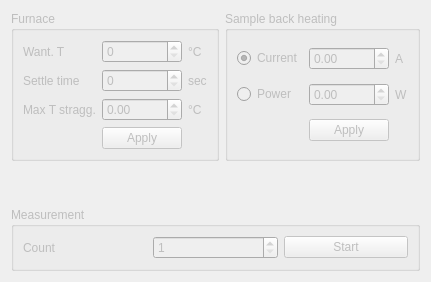
      <widget class="QWidget" name="manualTab">
       <property name="enabled">
        <bool>false</bool>
       </property>
       <attribute name="title">
        <string>Manual Mode</string>
       </attribute>
       <layout class="QGridLayout" name="gridLayout_8">
        <item row="0" column="0">
         <widget class="QGroupBox" name="groupBox_2">
          <property name="title">
           <string>Furnace</string>
          </property>
          <layout class="QGridLayout" name="gridLayout_2">
           <item row="0" column="0">
            <widget class="QLabel" name="label">
             <property name="text">
              <string>Want. T</string>
             </property>
            </widget>
           </item>
           <item row="0" column="2">
            <widget class="QLabel" name="label_3">
             <property name="text">
              <string>°C</string>
             </property>
            </widget>
           </item>
           <item row="0" column="1">
            <widget class="QSpinBox" name="manualFurnaceTSpinBox">
             <property name="statusTip">
              <string>Furnace target temperature</string>
             </property>
             <property name="maximum">
              <number>9999</number>
             </property>
            </widget>
           </item>
           <item row="1" column="1">
            <widget class="QSpinBox" name="manualSettleTimeSpinBox">
             <property name="maximum">
              <number>9999</number>
             </property>
            </widget>
           </item>
           <item row="1" column="0">
            <widget class="QLabel" name="label_19">
             <property name="text">
              <string>Settle time</string>
             </property>
            </widget>
           </item>
           <item row="1" column="2">
            <widget class="QLabel" name="label_20">
             <property name="text">
              <string>sec</string>
             </property>
            </widget>
           </item>
           <item row="3" column="1">
            <widget class="QPushButton" name="manualApplyFurnacePushButton">
             <property name="text">
              <string>Apply</string>
             </property>
            </widget>
           </item>
           <item row="2" column="0">
            <widget class="QLabel" name="label_79">
             <property name="text">
              <string>Max T stragg.</string>
             </property>
            </widget>
           </item>
           <item row="2" column="1">
            <widget class="QDoubleSpinBox" name="manualMaxTStragglingDoubleSpinBox"/>
           </item>
           <item row="2" column="2">
            <widget class="QLabel" name="label_80">
             <property name="text">
              <string>°C</string>
             </property>
            </widget>
           </item>
          </layout>
         </widget>
        </item>
        <item row="0" column="1">
         <widget class="QGroupBox" name="groupBox_3">
          <property name="title">
           <string>Sample back heating</string>
          </property>
          <layout class="QGridLayout" name="gridLayout_3">
           <item row="0" column="1">
            <widget class="QDoubleSpinBox" name="manualSampleIDoubleSpinBox">
             <property name="singleStep">
              <double>0.010000000000000</double>
             </property>
            </widget>
           </item>
           <item row="0" column="2">
            <widget class="QLabel" name="label_6">
             <property name="text">
              <string>A</string>
             </property>
            </widget>
           </item>
           <item row="0" column="0">
            <widget class="QRadioButton" name="manualModeCurrentRadioButton">
             <property name="text">
              <string>Current</string>
             </property>
             <property name="checked">
              <bool>true</bool>
             </property>
            </widget>
           </item>
           <item row="1" column="0">
            <widget class="QRadioButton" name="manualModePowerRadioButton">
             <property name="enabled">
              <bool>false</bool>
             </property>
             <property name="text">
              <string>Power</string>
             </property>
            </widget>
           </item>
           <item row="1" column="1">
            <widget class="QDoubleSpinBox" name="manualSamplePDoubleSpinBox"/>
           </item>
           <item row="1" column="2">
            <widget class="QLabel" name="label_5">
             <property name="text">
              <string>W</string>
             </property>
            </widget>
           </item>
           <item row="2" column="1">
            <widget class="QPushButton" name="manualApplySamplePushButton">
             <property name="text">
              <string>Apply</string>
             </property>
            </widget>
           </item>
          </layout>
         </widget>
        </item>
        <item row="3" column="0" colspan="2">
         <widget class="QGroupBox" name="groupBox_11">
          <property name="title">
           <string>Measurement</string>
          </property>
          <layout class="QGridLayout" name="gridLayout_17">
           <item row="0" column="1">
            <widget class="QSpinBox" name="manualCountSpinBox">
             <property name="minimum">
              <number>1</number>
             </property>
             <property name="maximum">
              <number>9999</number>
             </property>
            </widget>
           </item>
           <item row="0" column="2">
            <widget class="QPushButton" name="manualStartPushButton">
             <property name="text">
              <string>Start</string>
             </property>
            </widget>
           </item>
           <item row="0" column="0">
            <widget class="QLabel" name="label_60">
             <property name="text">
              <string>Count</string>
             </property>
            </widget>
           </item>
          </layout>
         </widget>
        </item>
        <item row="2" column="1">
         <spacer name="verticalSpacer">
          <property name="orientation">
           <enum>Qt::Vertical</enum>
          </property>
          <property name="sizeHint" stdset="0">
           <size>
            <width>20</width>
            <height>40</height>
           </size>
          </property>
         </spacer>
        </item>
        <item row="2" column="0">
         <spacer name="verticalSpacer_5">
          <property name="orientation">
           <enum>Qt::Vertical</enum>
          </property>
          <property name="sizeHint" stdset="0">
           <size>
            <width>20</width>
            <height>40</height>
           </size>
          </property>
         </spacer>
        </item>
       </layout>
      </widget>
